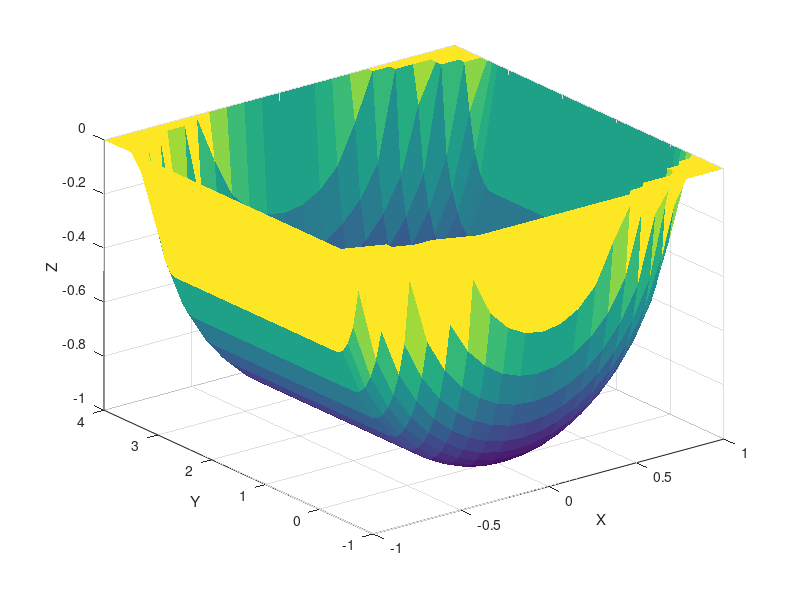
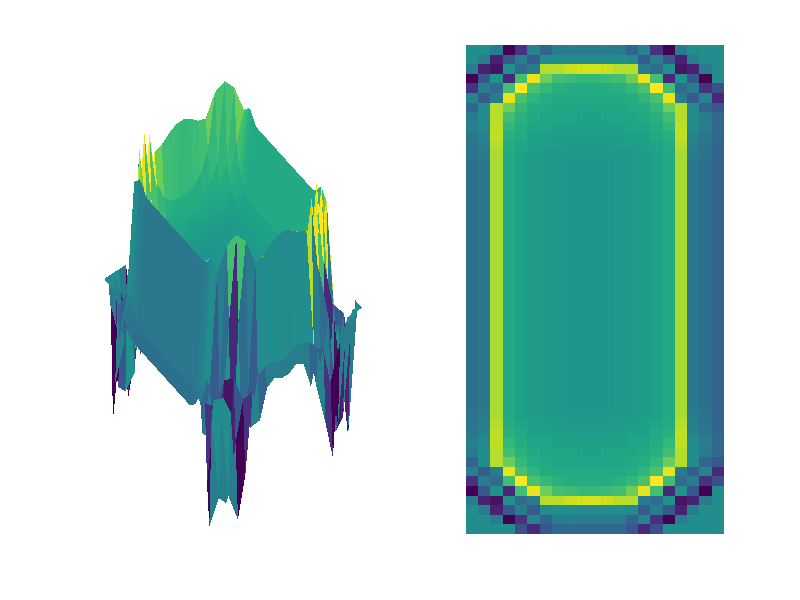

These figures' MATLAB source, in order: (Note: this script raises an error after producing the figures.)
% the shape of the potholl is the playground shape
close all;clear;clc;
%% generate the point cloud
r=1; % the ridus of the ball at both ends
a=-1;b=4;c=-1;d=1;
l1=abs(b-a);l2=abs(d-c);
n=10; % partition number
% Equidistant partition
x=linspace(c,d,l2*n+1);
y=linspace(a,b,l1*n+1);
[X,Y]=meshgrid(x,y);
[M,N]=size(X);
Z=zeros(M,N);
a1=(-2)*sqrt(2);
for i=1:M  % y label
    for j=1:N
        if Y(i,j)<0
            Z(i,j)=(-1)*sqrt(1-X(i,j)^2-Y(i,j)^2);
        elseif Y(i,j)<3
            Z(i,j)=(-1)*sqrt(1-X(i,j)^2);
        else
            Z(i,j)=(-1)*sqrt(1-X(i,j)^2-(Y(i,j)-3)^2);
        end
    end
end
% Z=-1.*sqrt(1-X.^2-Y.^2);
Z=real(Z);
figure;surf(X,Y,Z,'EdgeColor','none');
xlabel('X');ylabel('Y');zlabel('Z');
save('XYZplot_bathtub_001.mat','X','Y','Z');
% ball_01=[X,Y,Z];
%% calculate the first-order volume of the point cloud
s=l1*l2/((M-1)*(N-1));
V=zeros(M,N);
for i=1:M-1
    for j=1:N-1
        f1=Z(i,j);
        f2=Z(i+1,j);
        f3=Z(i,j+1);
        f4=Z(i+1,j+1);
        average_h=(f1+f2+f3+f4)/4;
        V(i,j)=s*average_h;
    end
end
Volume=sum(sum(V));

%% the second-order volume estimation
% filter 6*6
H=[0 0 4 4 0 0;0 3 -7 -7 3 0;4 -7 3 3 -7 4;4 -7 3 3 -7 4;0 3 -7 -7 3 0;0 0 4 4 0 0];
% figure;mesh(H);
Hf=filter2(H,Z,'same');
SS=l1*l2;  % the projected area
Hf_full=filter2(H,Z,'full');
mf=3; % the size of the filter
[M_full,N_full]=size(Hf_full);
Hf_mf=Hf_full(mf:M_full-mf+1,mf:N_full-mf+1);

dividend=4*12*4;  %four direction, four points, 12 is the common dividend
V_Hf=sum(sum(Hf))*s/dividend;
% for the middle area
mD=ceil(6/2);
V_Hf_middle=sum(sum(Hf(mD:M-mD,mD:N-mD)))*s/dividend;
V_Hf_middle_scale=sum(sum(Hf(mD:M-mD,mD:N-mD)))*M*N*s/((M-2*mD)*(N-2*mD)*dividend);
% in fact, below is the true 2th-order estimation
averageH=sum(sum(Hf))/((M-1)*(N-1));
V_Hf_averageH=averageH*SS/dividend;

nf=6;
Hf_nf=Hf_full(nf:M_full-nf+1,nf:N_full-nf+1);
[M_nf,N_nf]=size(Hf_nf);
averageH_nf=sum(sum(Hf_nf))/(M_nf*N_nf);
V_nf=averageH_nf*SS/dividend;


[M_mf,N_mf]=size(Hf_mf);
averageH_mf=sum(sum(Hf_mf))/(M_mf*N_mf);
V_mf=averageH_mf*SS/dividend;

averageH_full=sum(sum(Hf_full))/(M_full*N_full);
V_full=averageH_full*SS/dividend;

V_all_average2=(V_mf+V_full)/2;

figure;subplot(1,2,1);surf(X,Y,Hf,'EdgeColor','none');
axis tight;axis off;
% axis([-1,1,-1,1]);
subplot(1,2,2);imagesc([-1;1],[-1;1],Hf);
axis tight;axis off;
save('XYHfplot_bathtub_001.mat','X','Y','Hf');



Hf1=reshape(Hf,[],1);
Q3=prctile(Hf1,75);
Q1=prctile(Hf1,25);
Q2=prctile(Hf1,50);
% IQR=Q3-Q1;
% Upper_adjacent=Q3+1.5*IQR;
% Lower_adjacent=Q1-1.5*IQR;
% Hf_a=Hf1(Hf1<Upper_adjacent);
% Hf_a=Hf_a(Hf_a>Lower_adjacent);
% Mean_without_outliers=sum(Hf_a)/(M*N);
% V_Hf_mean=Mean_without_outliers*SS/dividend;

V_Hf_Q2=Q2*SS/dividend;
V_all_average3=(V_Hf_Q2+V_mf+V_full)/3;

%% volume calculation and error estimation
True_V=13*pi/6;
V2=Volume-V_all_average3;
V_2021=Volume-V_Hf_middle;
V_2021_scale=Volume-V_Hf_middle_scale;
V_Hf_averageV=Volume-V_Hf_averageH;
V_nf2=Volume-V_nf;

error1=True_V+Volume;
error2=True_V+Volume-V_all_average3;

% 3D alpha shape volume 
X1=reshape(X,[],1);
Y1=reshape(Y,[],1);
Z1=reshape(Z,[],1);
nnZ=size(Z1,1);
Z2=zeros(nnZ,1);
base_surface=[X1,Y1,Z2];
comparison_surface=[X1,Y1,Z1];
B_C_surface=[base_surface;comparison_surface];
shp=alphaShape(B_C_surface);
figure;plot(shp);
alpha3D_V=volume(shp);
error_alpha3D=abs(True_V-alpha3D_V);

base_surface_100=base_surface.*1000;
comparison_surface_100=comparison_surface.*1000;
save('base_surface_bathtub_1000_001.txt','base_surface_100','-ascii');
save('comparison_surface_bathtub_1000_001.txt','comparison_surface_100','-ascii');

comparison_cloud=pointCloud(comparison_surface);
B_C_cloud=pointCloud(B_C_surface);
pcwrite(comparison_cloud,'bathtub_comparison_cloud_001','PLYFormat','binary');
pcwrite(B_C_cloud,'bathtub_B_C_cloud_001','PLYFormat','binary');


